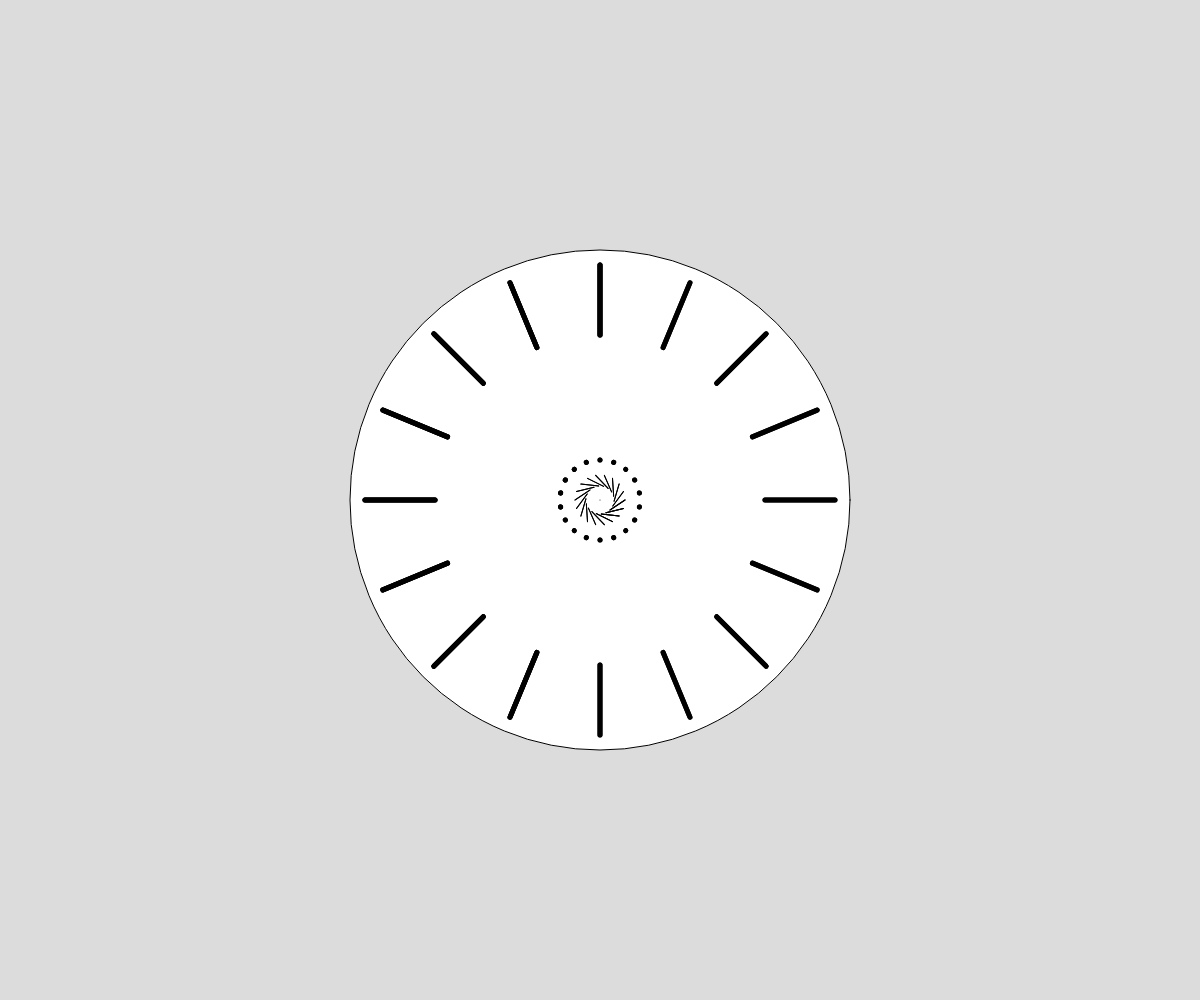
Frame 1 (no input)
Frame 60 (no input): identical to frame 1, image omitted
Frame 120 (the mouse pressed at the canvas centre since frame 60): identical to frame 1, image omitted

The p5.js sketch that drew this single still picture (run headless with seeded random() and noise() and a simulated clock; from frame 60 on, the mouse is pressed at the canvas centre):

// p5.js sketch
// ── sketch.js
// Project Title
// Your Name
// Date



function setup() {
  createCanvas(windowWidth, windowHeight);
  angleMode(DEGREES);
}

function draw() {
  background(220);
  
  // Clock's base first
  push();
  translate(width/2, height/2);
  circle(0, 0, 500);
  point(0,0);

  // Little clock decoration
   let timeLines = 40
   let angle = 160/timeLines;
   for (let i = 0; i < timeLines; i++){
     line(10, 10, 25, 0);
     rotate(20);
   }

    // Little clock decoration
    let timeLinestwo = 40
    let angle2 = 160/timeLinestwo;
    for (let i = 0; i < timeLinestwo; i++){
      strokeWeight(5);
      line(0, 40, 0, 40);
      rotate(20);
    }
  pop();
  clockMinuteMarkers();
  clockHourMarkers();
}

function clockHourMarkers(){
  // Clock's hour time markers
  push();
  strokeWeight(5);
  translate(width/2, height/2);
  let hourMarkers = 40
  let angle = 480/hourMarkers;
  for (let i = 0; i < hourMarkers; i++){
    rotate(22.5);
    line(0, 165, 0, 235);
 
  }
  pop();
}

function clockMinuteMarkers(){
  // Clock's minute time markers
  push();
  strokeWeight(1);
  translate(width/2, height/2);
  let minuteMarkers = 40
  let angle = 160/minuteMarkers;
  for (let i = 0; i < minuteMarkers; i++){
    line(0, 185, 0, 235);
    rotate(90);
  }
  pop();
}
